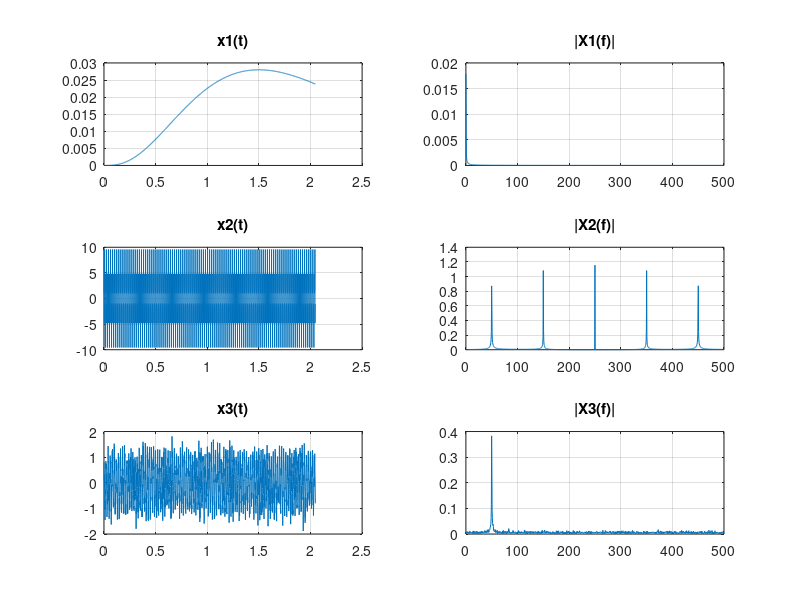

Here is the MATLAB script that generated this plot:
% =========================================================
% main.m — ДПФ, только сохранение графиков
% =========================================================

clear;
clc;
close all;

%% Параметры

Fs = 1000;
L  = 2048;
dt = 1/Fs;

t = (0:L-1) * dt;

N = 4;
a = 2;

Omega0 = 2*pi*50;
phi0   = pi/6;

H = double(t >= 0);

%% Сигналы

x1 = (1/factorial(N-1)) .* (t.^(N-1)) .* exp(-a*t) .* H;

eps_val = 1e-6;
x2 = (1 ./ (cos(Omega0*t + phi0) + eps_val)) .* H;

noise = 0.3 * randn(size(t));
x3 = H .* cos(Omega0*t) + noise;

%% ДПФ

X1 = fft(x1);
X2 = fft(x2);
X3 = fft(x3);

A1 = abs(X1)/L;
A2 = abs(X2)/L;
A3 = abs(X3)/L;

f = Fs*(0:L/2-1)/L;

%% Создание фигуры (не показывается)

fig = figure('Visible','off','Name','ДПФ','NumberTitle','off');

subplot(3,2,1);
plot(t, x1); grid on;
title('x1(t)');

subplot(3,2,2);
plot(f, A1(1:L/2)); grid on;
title('|X1(f)|');

subplot(3,2,3);
plot(t, x2); grid on;
title('x2(t)');

subplot(3,2,4);
plot(f, A2(1:L/2)); grid on;
title('|X2(f)|');

subplot(3,2,5);
plot(t, x3); grid on;
title('x3(t)');

subplot(3,2,6);
plot(f, A3(1:L/2)); grid on;
title('|X3(f)|');

%% Сохранение

exportgraphics(fig, 'dft_result.png', 'Resolution', 300);

close(fig);

disp('Графики сохранены в dft_result.png');
